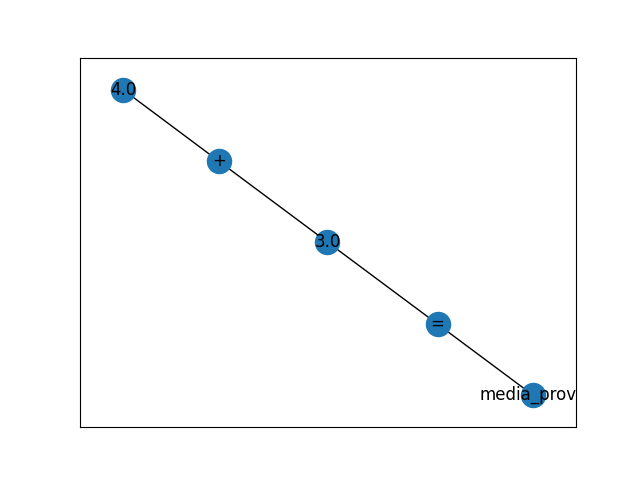

Recreate this plot in Python.
import networkx as nx
import matplotlib.pyplot as plt
import esqueleto_tokeniza as tk

class Grafo:
    
    def __init__(self, lista_tokens) -> None:
        self.lista_tokens = lista_tokens
        self.grafo = nx.Graph()

    def construir_grafo(self):
        # constroi vertices
        for token in self.lista_tokens:
            item = token[0]
            self.grafo.add_node(item)

        # constroi arestas
        for indice in range(len(self.lista_tokens)):
            item, tipo = self.lista_tokens[indice]

            if tipo == tk.OPERADOR:
                item_passado = self.lista_tokens[indice-1][0]
                self.grafo.add_edge(item_passado, item)

            if tipo == tk.NUMERO:
                item_passado = self.lista_tokens[indice-1][0]
                self.grafo.add_edge(item_passado, item)

            if tipo == tk.PARENTESES:
                item_passado = self.lista_tokens[indice-1][0]
                self.grafo.add_edge(item_passado, item)

            if tipo == tk.VARIAVEL and not indice == 0:
                item_passado = self.lista_tokens[indice-1][0]
                self.grafo.add_edge(item_passado, item)


    def mostrar_vertices(self):
        print(self.grafo.nodes())

    def mostrar_arestas(self):
        print(self.grafo.adges())

    def plotar_grafo(self):
        plt.figure(2)
        nx.draw_networkx(self.grafo, with_labels=True)
        plt.savefig('grafo.png')